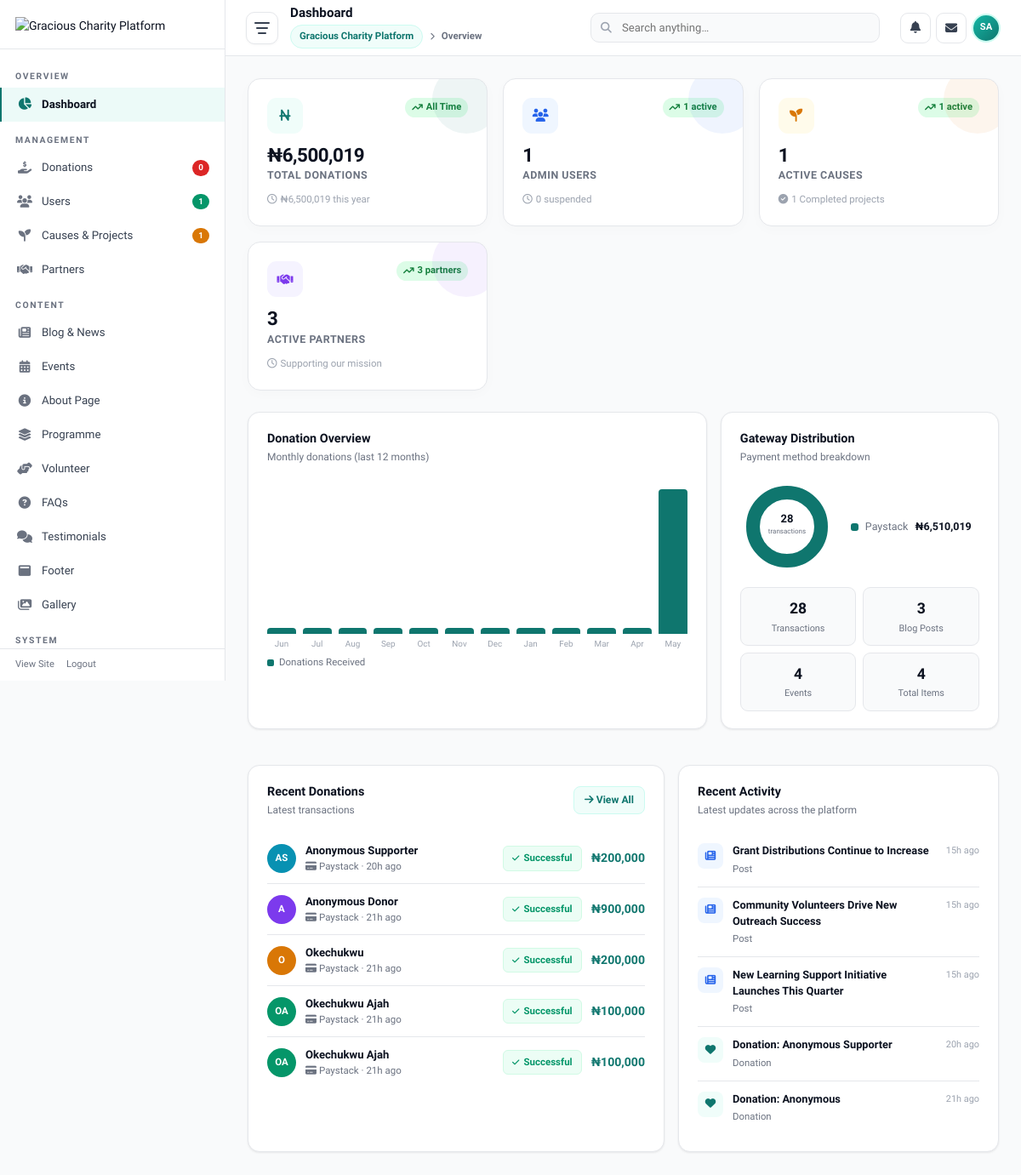
The page /admin/index.php (signed in) on the database its author committed.
### tables this page shows
CREATE TABLE posts (
    id BIGINT UNSIGNED AUTO_INCREMENT PRIMARY KEY,
    author_id BIGINT UNSIGNED NULL,
    primary_category_id BIGINT UNSIGNED NULL,
    title VARCHAR(190) NOT NULL,
    slug VARCHAR(190) NOT NULL UNIQUE,
    permalink_path VARCHAR(255) NOT NULL UNIQUE,
    excerpt TEXT NULL,
    content LONGTEXT NOT NULL,
    featured_image VARCHAR(255) NULL,
    category VARCHAR(120) NULL,
    author_name VARCHAR(120) NULL,
    status ENUM('draft', 'published', 'archived') DEFAULT 'draft',
    meta_title VARCHAR(190) NULL,
    meta_description VARCHAR(255) NULL,
    seo_keywords VARCHAR(255) NULL,
    canonical_url VARCHAR(255) NULL,
    published_at DATETIME NULL,
    created_at TIMESTAMP DEFAULT CURRENT_TIMESTAMP,
    updated_at TIMESTAMP DEFAULT CURRENT_TIMESTAMP ON UPDATE CURRENT_TIMESTAMP,
    CONSTRAINT fk_posts_author FOREIGN KEY (author_id) REFERENCES admins(id),
    CONSTRAINT fk_posts_primary_category FOREIGN KEY (primary_category_id) REFERENCES post_categories(id)
);

### admin/index.php (the view, shortened to what the rows shown need)
<?php
$dbAvail = Database::available();
$recentDonations = []; $recentPosts = []; $recentActivity = [];
if ($dbAvail) {
    $actPosts = Database::fetchAll("SELECT p.title AS item,'post' AS type,p.updated_at AS dt FROM posts p ORDER BY p.updated_at DESC LIMIT 3") ?: [];
    $actDonations = Database::fetchAll("SELECT CONCAT('Donation: ',COALESCE(donor_name,'Anonymous')) AS item,'donation' AS type,COALESCE(paid_at,created_at) AS dt FROM donations ORDER BY dt DESC LIMIT 3") ?: [];
    $merged = array_merge($actPosts, $actDonations);
    usort($merged, fn($a, $b) => strtotime((string)($b["dt"] ?? "")) <=> strtotime((string)($a["dt"] ?? "")));
    $recentActivity = array_slice($merged, 0, 5);
}
?>
<!DOCTYPE html>
<html lang="en">
<head>
<link rel="stylesheet" href="https://cdnjs.cloudflare.com/ajax/libs/font-awesome/6.5.1/css/all.min.css"/>
</head>
<body>
<div class="app">
<div class="main" id="main">
  <div class="content active" id="page-dashboard">
    <div class="two-col">
      <div class="card">
        <?php if ($recentActivity): ?>
        <div class="activity-list">
          <?php foreach ($recentActivity as $act): ?>
          <div class="act-row">
            <div class="act-icon <?php echo Helpers::e($act["type"] === "post" ? "info" : "login"); ?>"><i class="fas fa-<?php echo Helpers::e($act["type"] === "post" ? "newspaper" : "heart"); ?>"></i></div>
            <div class="act-body">
              <span class="act-title"><?php echo Helpers::e((string)$act["item"]); ?></span>
              <span class="act-desc"><?php echo Helpers::e(ucfirst((string)$act["type"])); ?></span>
            </div>
            <div class="act-time"><?php echo Helpers::e(Helpers::ta($act["dt"] ?? null)); ?></div>
          </div>
          <?php endforeach; ?>
        </div>
        <?php else: ?>
        <div class="empty-state"><i class="fas fa-clock"></i><p>No recent activity</p></div>
        <?php endif; ?>
      </div>
    </div>
  </div>
</div>
</div>
</body>
</html>

### rows shown on the page
posts: title "Grant Distributions Continue to Increase", type "Post", updated_at "15h ago"
posts: title "Community Volunteers Drive New Outreach Success", type "Post", updated_at "15h ago"
posts: title "New Learning Support Initiative Launches This Quarter", type "Post", updated_at "15h ago"

### other values the page prints
Helpers::e((string)$pendingReview) "0"
Helpers::e((string)$totalAdmins) "1"
Helpers::e((string)$publishedProgrammes) "1"
Helpers::e($siteName) "Gracious Charity Platform"
Helpers::e($adminInitials) "SA"
Helpers::e(Helpers::fmt($totalDonationsAll)) "₦6,500,019"
Helpers::e(Helpers::fmt($totalDonationsYear)) "₦6,500,019"
Helpers::e($activeAdmins) "1"
Helpers::e($totalAdmins) "1"
Helpers::e($suspendedAdmins) "0"
Helpers::e($publishedProgrammes) "1"
$completedProgrammes "1"
Helpers::e($activePartners) "3"
Helpers::e($m["label"]) "Jun"
Helpers::e($m["label"]) "Jul"
